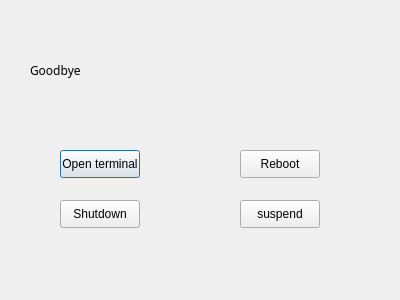
<?xml version="1.0" encoding="UTF-8"?>
<ui version="4.0">
 <class>Dialog</class>
 <widget class="QDialog" name="Dialog">
  <property name="geometry">
   <rect>
    <x>0</x>
    <y>0</y>
    <width>400</width>
    <height>300</height>
   </rect>
  </property>
  <property name="windowTitle">
   <string>Dialog</string>
  </property>
  <widget class="QWidget" name="horizontalLayoutWidget">
   <property name="geometry">
    <rect>
     <x>30</x>
     <y>30</y>
     <width>331</width>
     <height>80</height>
    </rect>
   </property>
   <layout class="QHBoxLayout" name="horizontalLayout">
    <item>
     <widget class="QLabel" name="label">
      <property name="font">
       <font>
        <family>Terminus</family>
       </font>
      </property>
      <property name="text">
       <string>Goodbye</string>
      </property>
      <property name="textFormat">
       <enum>Qt::PlainText</enum>
      </property>
     </widget>
    </item>
   </layout>
  </widget>
  <widget class="QPushButton" name="pushButton">
   <property name="geometry">
    <rect>
     <x>60</x>
     <y>150</y>
     <width>80</width>
     <height>28</height>
    </rect>
   </property>
   <property name="text">
    <string>Open terminal</string>
   </property>
  </widget>
  <widget class="QPushButton" name="pushButton_2">
   <property name="geometry">
    <rect>
     <x>240</x>
     <y>150</y>
     <width>80</width>
     <height>28</height>
    </rect>
   </property>
   <property name="text">
    <string>Reboot</string>
   </property>
  </widget>
  <widget class="QPushButton" name="pushButton_3">
   <property name="geometry">
    <rect>
     <x>60</x>
     <y>200</y>
     <width>80</width>
     <height>28</height>
    </rect>
   </property>
   <property name="text">
    <string>Shutdown</string>
   </property>
  </widget>
  <widget class="QPushButton" name="pushButton_4">
   <property name="geometry">
    <rect>
     <x>240</x>
     <y>200</y>
     <width>80</width>
     <height>28</height>
    </rect>
   </property>
   <property name="text">
    <string>suspend</string>
   </property>
  </widget>
 </widget>
 <resources/>
 <connections/>
</ui>
